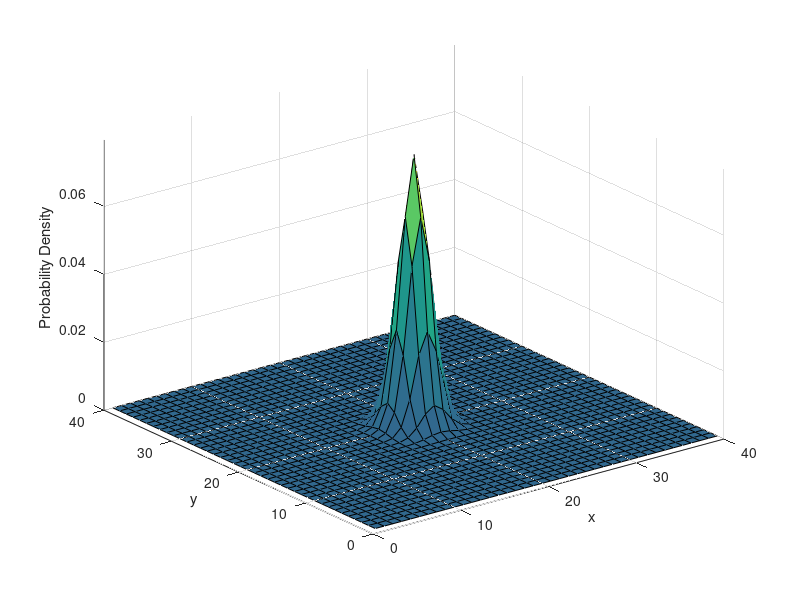

The MATLAB source for this figure:

% Create the searching map with initial belief
%

function model=CreateModel4()
    
    % Create grid map
    MAP_SIZE = 40;
    x = 1:1:MAP_SIZE; y = 1:1:MAP_SIZE; % x & y from 0 to 20
    [X,Y] = meshgrid(x,y); % replicate x & y to create a rectangular grid (X,Y) 

    % Generate Probability map
    mu1 = [MAP_SIZE/2 MAP_SIZE/2];  % Mean of first distribution (Potential target position)
    Sigma1 = MAP_SIZE*[0.05 0;0 0.05]; % Covarian of the distribution
    F1 = mvnpdf([X(:) Y(:)],mu1,Sigma1);
    F1 = reshape(F1,length(y),length(x));  % Convert F to matrix
    F1 = F1/sum(F1(:)); % Scale to total 1
  %{  
    mu2 = [MAP_SIZE/2 3*MAP_SIZE/4];
    Sigma2 = MAP_SIZE*[0.1 0;0 0.1];
    F2 = mvnpdf([X(:) Y(:)],mu2,Sigma2);
    F2 = reshape(F2,length(y),length(x));  % Convert F to matrix
    F2 = F2/sum(F2(:));
%}
    Pmap = F1; % Standardise the map with two target info sources

   % pcolor(X,Y,Pmap);
    
    %Plot probabilistic map
    figure();
    surf(x,y,Pmap);
    caxis([min(Pmap(:))-.5*range(Pmap(:)),max(Pmap(:))]); % Set colour range
    axis([0 MAP_SIZE 0 MAP_SIZE 0 max(Pmap(:))]);
    xlabel('x'); ylabel('y'); zlabel('Probability Density');
    
   
    
    % Map limits
    xmin= -floor(MAP_SIZE/2);
    xmax= floor(MAP_SIZE/2);
    
    ymin= -floor(MAP_SIZE/2);
    ymax= floor(MAP_SIZE/2);
    
    % Initial searching position
    xs=0;
    ys=-10;
    
    % Number of path nodes (not including the start position (start node))
    n=20;
    
    % Motion range
    MRANGE = 4;
    
    % Incorporate map and searching parameters to a model
    model.xs=xs;
    model.ys=ys;
    model.Pmap=Pmap;
    model.n=n;
    model.xmin=xmin;
    model.xmax=xmax;
    model.ymin=ymin;
    model.ymax=ymax;
    model.MRANGE = MRANGE;
    model.MAPSIZE = MAP_SIZE;
    model.X = X;
    model.Y = Y;
    model.targetMoves = 10; % Must be divisible by the path Length (e.g, mod(N,move)=0)
    model.targetDir = 'SW';
end
